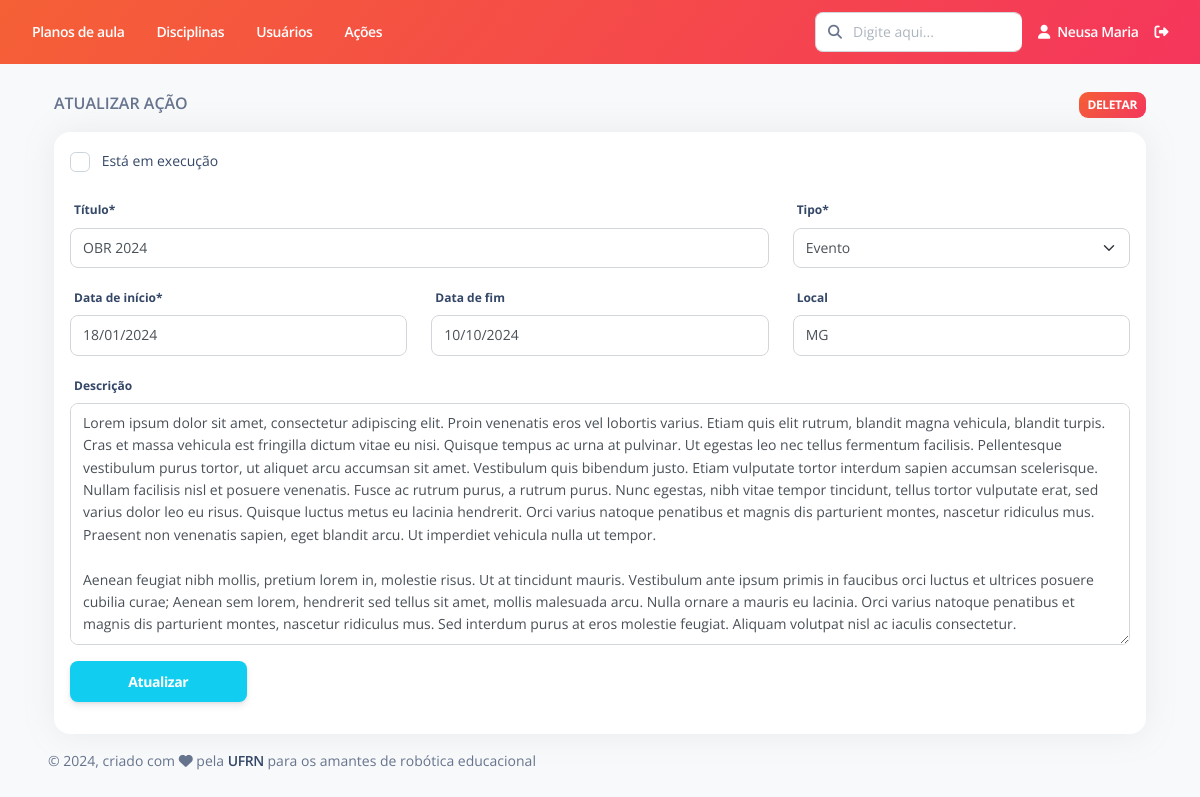
Before: /acoes/editar/3/ (signed in) with the older database file.
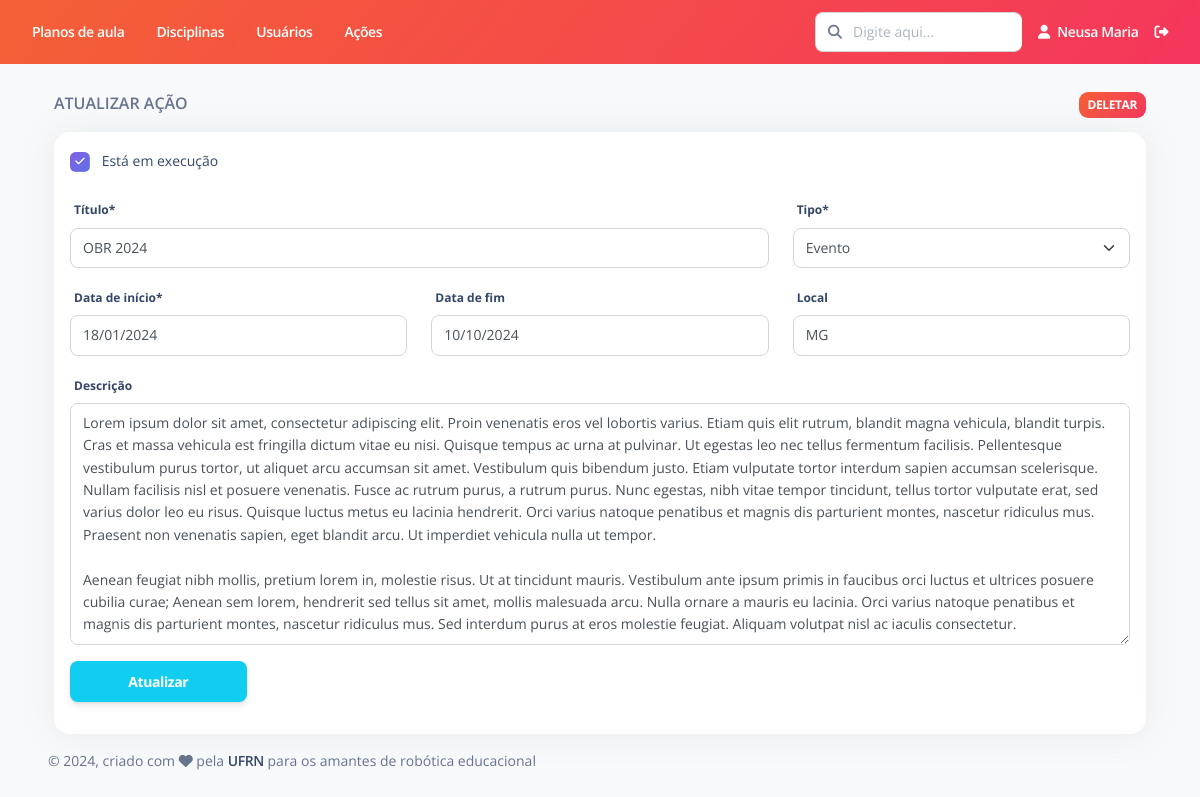
After: the same page with the newer database file.
### Acoes/models.py (models this page shows, shortened)
class Acoes(models.Model):
    titulo = models.CharField(max_length=500, verbose_name="Título")
    tipo = models.CharField(max_length=8, choices=TIPO, default='Evento')
    data_inicio = models.DateField(default = date.today, verbose_name = "Data de início")
    data_fim = models.DateField(null=True, blank = True, verbose_name = "Data de fim")
    local = models.CharField(max_length=200, null=True, blank=True, verbose_name="Local")
    descricao = models.TextField(null=True, blank=True,verbose_name="Descrição")
    responsavel = models.ForeignKey(Usuario, on_delete=models.RESTRICT,verbose_name="Responsável")
    status = models.BooleanField(default=True, verbose_name = "Está em execução")
    deletada = models.BooleanField(default=False, verbose_name = "Deletado")
    class Meta:
        ordering = ['-status', '-data_inicio', '-data_fim', 'titulo']
        verbose_name = "Ação"
        verbose_name_plural = "Ações"

### Acoes/views.py (the view, shortened to what this page needs)
# urls.py: path('editar/<int:pk>/', views.EditarAcao.as_view(), name='editar'),
class EditarAcao(LoginRequiredMixin, UserPassesTestMixin, generic.UpdateView):
    model = Acoes
    fields = ['titulo', 'tipo', 'data_inicio', 'data_fim', 'local', 'descricao', 'status']
    template_name = "Acoes/editar.html"
    def test_func(self):
        acao = Acoes.objects.get(pk=int(self.kwargs['pk']))
        return self.request.user.id == acao.responsavel.id
    def get_context_data(self,**kwargs):
        context = super(EditarAcao,self).get_context_data(**kwargs)
        midias_acao = Midia.objects.filter(acao__id = self.kwargs['pk'])
        context['midias_acao'] = midias_acao
        context['form_nova_midia'] = FormNovaMidia()
        return context

### Acoes/forms.py
class FormNovaMidia(ModelForm):
    midia = forms.ImageField(
        required=True,
        widget=forms.ClearableFileInput(attrs={'name': 'midia', 'id': 'midia', 'allow_multiple_selected': True})
    )
    class Meta:
        model = Midia
        fields = ('midia',)

### templates/Acoes/editar.html (shortened to what this page needs)
{% extends "Base/base.html" %}
{% load static %}
{% load bootstrap5 %}
{% load crispy_forms_tags %}
{% block conteudo %}
<br>
<div class="container">
    <p class="text-uppercase font-weight-bold">Atualizar ação
        <a href="" class="float-end" data-bs-toggle="modal" data-bs-target="#modalDeletar">
            <span class="badge badge-sm bg-gradient-danger">Deletar</span>
        </a>
    </p>
    <div class="card">
        <div class="card-body p-3 overflow-auto">
            <form method="POST" enctype="multipart/form-data">
                {{ form.status|as_crispy_field }}
                <div class="row">
                    <div class="col-8">
                        {{ form.titulo|as_crispy_field }}
                    </div>
                    <div class="col-4">
                        {{ form.tipo|as_crispy_field }}
                    </div>
                </div>
                <div class="row">
                    <div class="col-4">
                        {{ form.data_inicio|as_crispy_field }}
                    </div>
                    <div class="col-4">
                        {{ form.data_fim|as_crispy_field }}
                    </div>
                    <div class="col-4">
                        {{ form.local|as_crispy_field }}
                    </div>
                </div>
                {{ form.descricao|as_crispy_field }}
                <input class="btn btn-info col-lg-2" type="submit" value="Atualizar" />
            </form>
        </div>
    </div>
</div>
{% endblock %}

Changed rows visible on the page:
changed Acoes "Evento": status "☐" → "☑"
